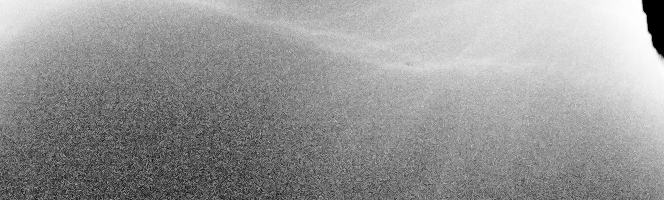
#> input picture Grab_ROI/examples/770L01.png, 664 x 200 px, given as the content of the folder demo/data/770L01.bmp, which was not available
$ python findWrist_distalRadius.py   (older library calls are emulated)
#> lines starting #> are read from the running program, lines starting #| are printed output that depends on the picture; after the words box and inside, x2 and y2 are one past the last pixel; in counts of white or black regions, pixels touching at a corner belong together; pictures that were not available may be replaced by others from this repository, and a replacement may not be noted
#%%
import cv2
import numpy as np
from openpyxl import Workbook
import datetime
starttime = datetime.datetime.now()

#%%
import glob
import os
from os import walk

# 在記憶體中建立一個workbook物件，而且會至少建立一個 worksheet
wb = Workbook()
#獲取當前活躍的worksheet,預設就是第一個worksheet
ws = wb.active
# 設定 Exl 的欄位名稱
ws["B1"]="770nm_L"; ws["C1"]="770nm_R"; ws["D1"]="850nm_L"; ws["E1"]="850nm_R"; ws["F1"]="940nm_L"; ws["G1"]="940nm_R"
names = ["770L01.png","770L02.png","770R01.png","770R02.png","850L01.png","850L02.png","850R01.png","850R02.png","940L01.png","940L02.png","940R01.png","940R02.png"]
col = 2
r = 2

for sub in os.listdir(r"demo\data"):
    path = r"demo\data"
    save_path = r"demo\wrist"# a path for saving image

    path = os.path.join(path, sub)
    save_path = os.path.join(save_path, sub)
    if not os.path.isfile(save_path):
        os.makedirs(save_path)
    # print(path)

    cv_img = []
    i = 0
    a = 0
    for img in os.listdir(path):
        if os.path.join(path, img).endswith(".png"):
            img = cv2.imread(os.path.join(path, img))
#> img is the input picture: shape (200, 664, 3); min 0, max 255, mean 150.9
            cv_img.append(img)


            #Do histogram equalization
            gray = cv2.cvtColor(img, cv2.COLOR_BGR2GRAY) #turn RGB into GRAY
            hist,bins = np.histogram(gray.flatten(),256,[0,256])
#> hist = 256 values, max 4180 at index 122, min 0 at index 7, mean 518.8; bins = 257 values from 0 to 256
            cdf = hist.cumsum()
#> cdf = 256 values from 667 to 132800
            cdf_normalized = cdf * hist.max()/ cdf.max()
#> cdf_normalized = 256 values from 20.99 to 4180
            cdf_m = np.ma.masked_equal(cdf,0)# 除去直方圖中的0值
            cdf_m = (cdf_m - cdf_m.min())*255/(cdf_m.max()-cdf_m.min())
            cdf = np.ma.filled(cdf_m,0).astype('uint8')# 將掩模處理掉的元素補為0
#> cdf = 256 values from 0 to 255
            img2 = cdf[gray.astype(np.uint8)]
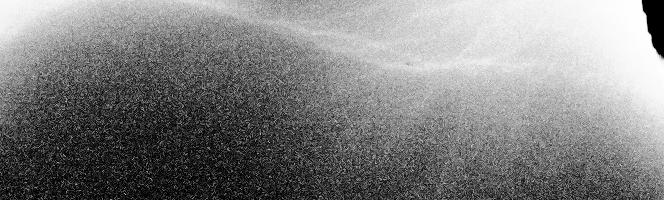
#> img2: shape (200, 664); min 0, max 255, mean 128.6

            # blur_gray = cv2.GaussianBlur(img2, (101, 101), 0) # Gaussian filter, the kernel must be an odd number
            ret,thresh1 = cv2.threshold(img2,200,255,cv2.THRESH_BINARY)
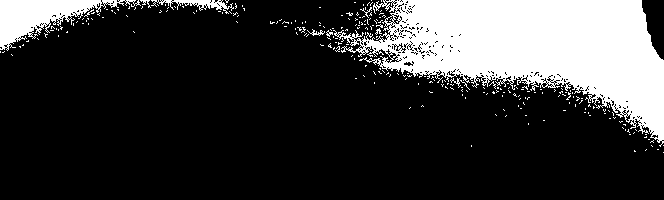
#> thresh1: shape (200, 664); 21.3% white; 256 white regions (247 under 20 px)

            _, contours, hierarchy = cv2.findContours(thresh1,cv2.RETR_EXTERNAL,cv2.CHAIN_APPROX_SIMPLE)
#> contours = 256 contours, 252 with area under 20; largest, box (x1, y1, x2, y2) and area: (333, 0, 664, 147) 24221, (0, 0, 141, 51) 2624, (151, 0, 234, 14) 290, (307, 29, 325, 36) 21

            try: hierarchy = hierarchy[0]
            except: hierarchy = []

            height, width = thresh1.shape
#> height = 200; width = 664
            min_x, min_y = width, height
#> min_x = 664; min_y = 200
            max_x = max_y = 0

            # computes the bounding box for the contour, and draws it on the frame,
            for contour, hier in zip(contours, hierarchy):
                (x,y,w,h) = cv2.boundingRect(contour)
                min_x, max_x = min(x, min_x), max(x+w, max_x)
                min_y, max_y = min(y, min_y), max(y+h, max_y)
#> this loop made 256 passes
#> (contour, hier, x, y, w, h, min_x, min_y) on passes 2 to 4: ([[634, 150], [634, 151], [635, 151]], [2, 0, -1, -1], 634, 150, 2, 2, 634, 150), ([[657, 149], [658, 149]], [3, 1, -1, -1], 657, 149, 2, 1, 634, 149), ([[646, 149], [645, 150]], [4, 2, -1, -1], 645, 149, 2, 2, 634, 149)


            if max_x - min_x > 0 and max_y - min_y > 0:
                cv2.rectangle(img, (int(min_x*1.1), int(min_y*1.0)), (int(max_x*0.95), int(max_y*0.9)), (255, 0, 0), 2) # 畫出適當ROI
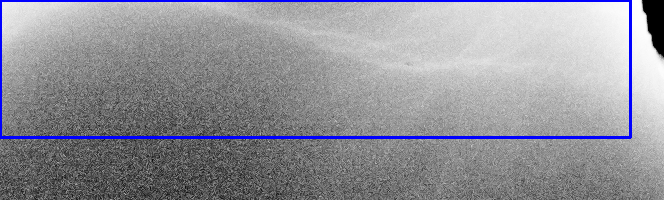
#> img: shape (200, 664, 3); 2.88% of pixels changed, all inside (x1, y1, x2, y2) = (0, 0, 632, 139)

            x_range = int(max_x*0.95) - int(min_x*1.1)
#> x_range = 630
            if int(max_y*0.9) - (int(min_y) + x_range) < abs(int(min_x*1.1) - int(max_x*0.95))/5:
                add = int(max_y*0.9) - int(min_y) - abs(int(min_x*1.1) - int(max_x*0.95))/3
#> add = -73
                rect =img2 [(int(min_y) + int(add)):int(max_y*0.9), int(min_x*1.1):int(max_x*0.95)]

            else:
                rect =img2 [(int(min_y) + x_range):int(max_y*0.9), int(min_x*1.1):int(max_x*0.95)]

            print ("The Intensity of",names[a] + " is "  "%.2f" %rect.mean())
#| The Intensity of 770L01.png is 90.91


            cv2.imwrite(os.path.join(save_path, "{}".format(names[a])),rect)
            a += 1
            if a == 12:
                a = 0

            if col <= 7 :
                ws.cell (row = r, column = col).value = rect.mean()
                col += 1
            else :
                col = 2
                r += 1
                ws.cell (row = r, column = col).value = rect.mean()
                col += 1

#%% show images
cv2.namedWindow("Thresh1", 0)
cv2.resizeWindow("Thresh1", 640, 480)
cv2.imshow("Thresh1", thresh1)

cv2.namedWindow("Image", 0)
cv2.resizeWindow("Image", 640, 480)
cv2.imshow("Image", img)

#cv2.imwrite(filename, img)
cv2.waitKey(0)
cv2.destroyAllWindows()
